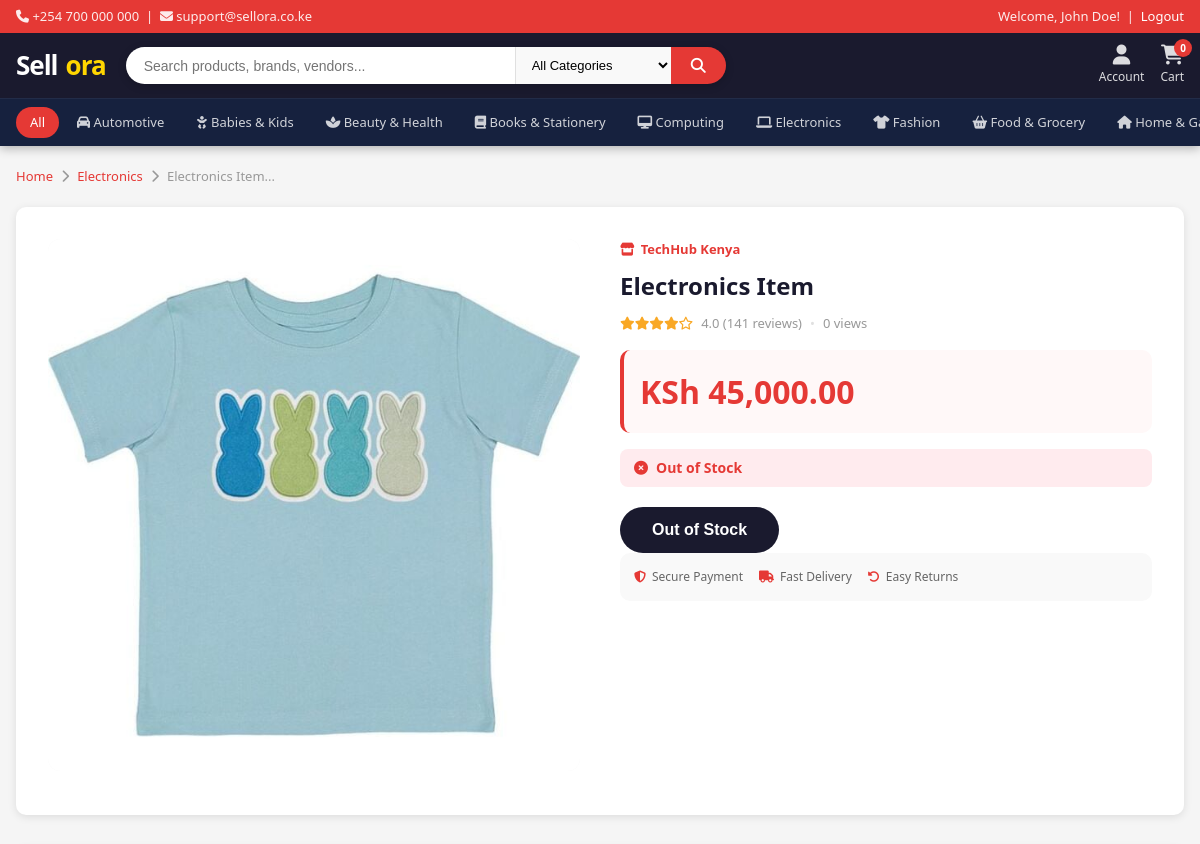
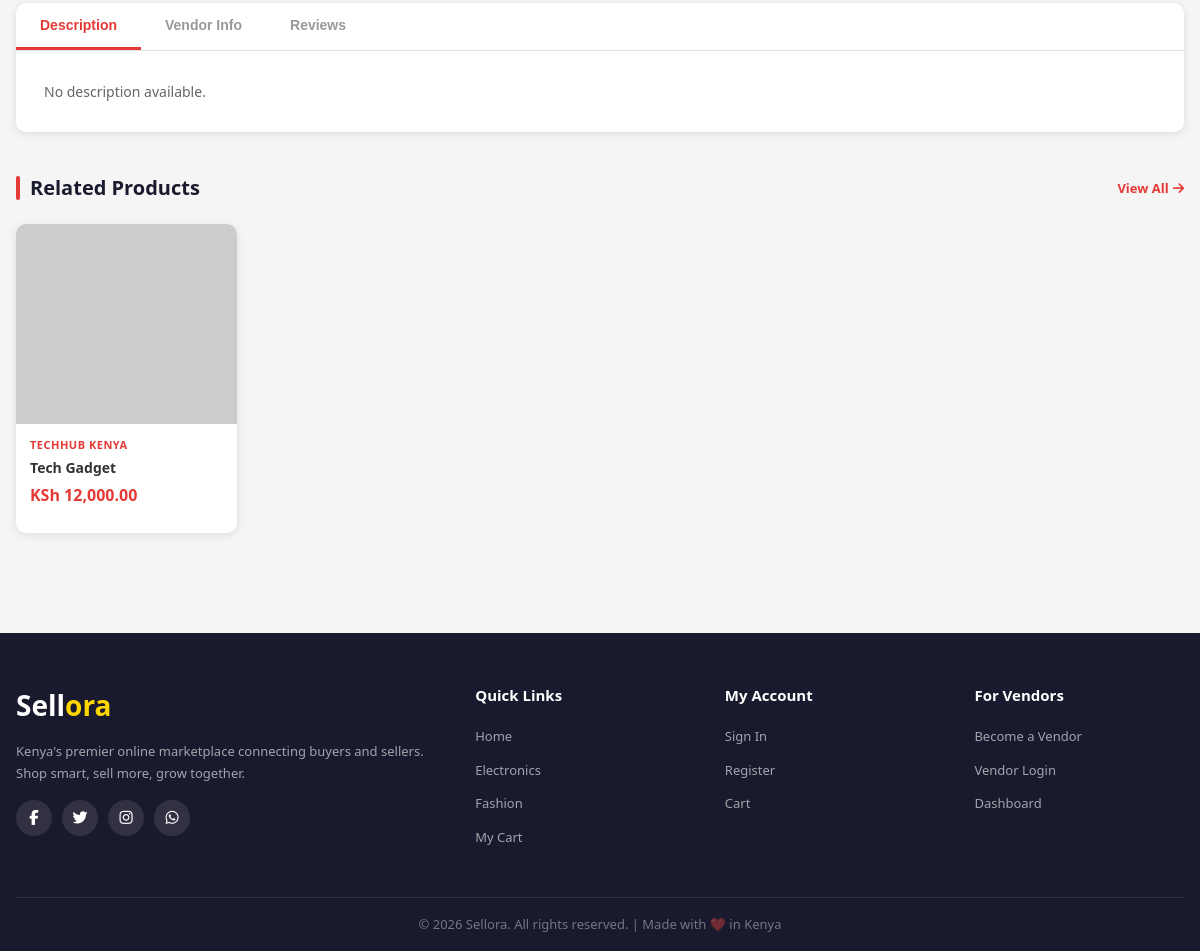
Screenshot of /client/product.php?id=1 (signed in) with the database file from the repository (2 pictures, top to bottom).
### tables this page shows
CREATE TABLE categories (
    id INT AUTO_INCREMENT PRIMARY KEY,
    name VARCHAR(100) NOT NULL,
    slug VARCHAR(100) NOT NULL UNIQUE,
    icon VARCHAR(100),
    image VARCHAR(255),
    description TEXT,
    is_active TINYINT(1) DEFAULT 1,
    created_at TIMESTAMP DEFAULT CURRENT_TIMESTAMP
);

CREATE TABLE products (
    id INT AUTO_INCREMENT PRIMARY KEY,
    vendor_id INT NOT NULL,
    category_id INT NOT NULL,
    name VARCHAR(255) NOT NULL,
    slug VARCHAR(255) NOT NULL,
    description TEXT,
    price DECIMAL(10, 2) NOT NULL,
    discount_price DECIMAL(10, 2) DEFAULT NULL,
    stock INT DEFAULT 0,
    main_image VARCHAR(255) NOT NULL,
    images TEXT COMMENT 'JSON array of additional images',
    brand VARCHAR(100),
    sku VARCHAR(100),
    is_active TINYINT(1) DEFAULT 1,
    is_featured TINYINT(1) DEFAULT 0,
    views INT DEFAULT 0,
    created_at TIMESTAMP DEFAULT CURRENT_TIMESTAMP,
    updated_at TIMESTAMP DEFAULT CURRENT_TIMESTAMP ON UPDATE CURRENT_TIMESTAMP,
    FOREIGN KEY (vendor_id) REFERENCES vendors(id) ON DELETE CASCADE,
    FOREIGN KEY (category_id) REFERENCES categories(id) ON DELETE CASCADE
);

CREATE TABLE IF NOT EXISTS vendors (
    id INT AUTO_INCREMENT PRIMARY KEY,
    company_name VARCHAR(200) NOT NULL,
    email VARCHAR(150) NOT NULL UNIQUE,
    password VARCHAR(255) NOT NULL,
    phone VARCHAR(20),
    description TEXT,
    logo VARCHAR(255) DEFAULT 'default_vendor.png',
    address TEXT,
    is_active TINYINT(1) DEFAULT 1,
    is_verified TINYINT(1) DEFAULT 0,
    created_at TIMESTAMP DEFAULT CURRENT_TIMESTAMP,
    updated_at TIMESTAMP DEFAULT CURRENT_TIMESTAMP ON UPDATE CURRENT_TIMESTAMP
);

### config/config.php (called while the page is built, shortened)
<?php
function formatPrice($price) {
    return 'KSh ' . number_format($price, 2);
}
function isLoggedIn() {
    return isset($_SESSION['user_id']);
}
function getCartCount($conn) {
    if (isLoggedIn()) {
        $user_id = $_SESSION['user_id'];
        $stmt = $conn->prepare("SELECT SUM(quantity) as total FROM cart WHERE user_id = ?");
        $stmt->bind_param("i", $user_id);
    } else {
        $session_id = session_id();
        $stmt = $conn->prepare("SELECT SUM(quantity) as total FROM cart WHERE session_id = ?");
        $stmt->bind_param("s", $session_id);
    }
    $stmt->execute();
    $result = $stmt->get_result()->fetch_assoc();
    return $result['total'] ?? 0;
}
function getCategories($conn) {
    $result = $conn->query("SELECT * FROM categories WHERE is_active = 1 ORDER BY name ASC");
    return $result->fetch_all(MYSQLI_ASSOC);
}
?>

### client/product.php (the view, shortened to what this page needs)
<?php
require_once __DIR__ . '/../config/config.php';
$conn = getDBConnection();
$product_id = (int)($_GET['id'] ?? 0);
$stmt = $conn->prepare("SELECT p.*, c.name as category_name, c.slug as category_slug,
    v.company_name, v.logo as vendor_logo, v.phone as vendor_phone, v.description as vendor_desc, v.id as vid
    FROM products p
    LEFT JOIN categories c ON p.category_id = c.id
    LEFT JOIN vendors v ON p.vendor_id = v.id
    WHERE p.id = ? AND p.is_active = 1");
$stmt->bind_param("i", $product_id);
$stmt->execute();
$product = $stmt->get_result()->fetch_assoc();
$conn->query("UPDATE products SET views = views + 1 WHERE id = $product_id");
$rel_stmt = $conn->prepare("SELECT p.id, p.name, p.price, p.discount_price, p.main_image, v.company_name
    FROM products p JOIN vendors v ON p.vendor_id = v.id
    WHERE p.category_id = ? AND p.id != ? AND p.is_active = 1 LIMIT 6");
$rel_stmt->bind_param("ii", $product['category_id'], $product_id);
$rel_stmt->execute();
$related = $rel_stmt->get_result()->fetch_all(MYSQLI_ASSOC);
$effective_price = $product['discount_price'] ?? $product['price'];
?>
<!DOCTYPE html>
<html lang="en">
<head>
  <link rel="stylesheet" href="css/style.css">
  <link rel="stylesheet" href="css/product.css">
  <link rel="stylesheet" href="https://cdnjs.cloudflare.com/ajax/libs/font-awesome/6.5.0/css/all.min.css">
</head>
<body>
<?php include '../includes/navbar.php'; ?>
<main class="main-content">
  <div class="container">
    <div class="breadcrumb">
      <a href="home.php">Home</a>
      <i class="fas fa-chevron-right"></i>
      <a href="home.php?category=<?= $product['category_slug'] ?>"><?= htmlspecialchars($product['category_name']) ?></a>
      <i class="fas fa-chevron-right"></i>
      <span><?= htmlspecialchars(substr($product['name'], 0, 40)) ?>...</span>
    </div>
    <div class="product-detail">
      <div class="product-images">
        <div class="main-image-wrap">
            <img src="<?php echo UPLOAD_URL . $product['main_image']; ?>"
                    alt="<?php echo htmlspecialchars($product['name']); ?>"
                    id="mainProductImg">
        </div>
      </div>
      <div class="product-info">
        <div class="product-info-vendor">
          <i class="fas fa-store"></i>
          <a href="home.php?vendor=<?= $product['vid'] ?>"><?= htmlspecialchars($product['company_name']) ?></a>
        </div>
        <h1 class="product-info-title"><?= htmlspecialchars($product['name']) ?></h1>
        <div class="product-info-rating">
          <span class="stars"><i class="fas fa-star"></i><i class="fas fa-star"></i><i class="fas fa-star"></i><i class="fas fa-star"></i><i class="far fa-star"></i></span>
          <span>4.0 (<?= rand(10, 200) ?> reviews)</span>
          <span class="dot">•</span>
          <span><?= number_format($product['views']) ?> views</span>
        </div>
        <div class="product-info-price">
          <span class="price-big"><?= formatPrice($effective_price) ?></span>
        </div>
        <div class="product-info-stock <?= $product['stock'] > 0 ? 'in-stock' : 'out-stock' ?>">
          <i class="fas fa-<?= $product['stock'] > 0 ? 'check-circle' : 'times-circle' ?>"></i>
          <?= $product['stock'] > 0 ? "In Stock ({$product['stock']} available)" : 'Out of Stock' ?>
        </div>
        <?php if ($product['stock'] > 0): ?>
        <div class="product-info-qty">
          <label>Quantity:</label>
          <div class="qty-control">
            <button onclick="changeQty(-1)">−</button>
            <input type="number" id="qty" value="1" min="1" max="<?= $product['stock'] ?>">
            <button onclick="changeQty(1)">+</button>
          </div>
        </div>
        <div class="product-info-actions">
          <button class="btn btn-primary btn-lg" onclick="addToCartDetail()">
            <i class="fas fa-cart-plus"></i> Add to Cart
          </button>
          <button class="btn btn-secondary btn-lg" onclick="buyNow()">
            <i class="fas fa-bolt"></i> Buy Now
          </button>
        </div>
        <?php else: ?>
        <div style="margin-top:20px;">
          <button class="btn btn-dark btn-lg" disabled>Out of Stock</button>
        </div>
        <?php endif; ?>
        <div class="product-info-trust">
          <div class="trust-item-sm"><i class="fas fa-shield-alt"></i><span>Secure Payment</span></div>
          <div class="trust-item-sm"><i class="fas fa-truck"></i><span>Fast Delivery</span></div>
          <div class="trust-item-sm"><i class="fas fa-rotate-left"></i><span>Easy Returns</span></div>
        </div>
      </div>
    </div>
    <div class="product-tabs">
      <div class="tab-buttons">
        <button class="tab-btn active" onclick="switchTab('description', this)">Description</button>
        <button class="tab-btn" onclick="switchTab('vendor', this)">Vendor Info</button>
        <button class="tab-btn" onclick="switchTab('reviews', this)">Reviews</button>
      </div>
      <div class="tab-content active" id="tab-description">
        <div class="description-content">
          <?= nl2br(htmlspecialchars($product['description'] ?? 'No description available.')) ?>
        </div>
      </div>
    </div>
    <?php if (!empty($related)): ?>
    <section class="home-section" style="margin-top:40px;">
      <div class="section-header">
        <h2 class="section-title">Related Products</h2>
        <a href="home.php?category=<?= $product['category_slug'] ?>" class="view-all">View All <i class="fas fa-arrow-right"></i></a>
      </div>
      <div class="products-grid">
        <?php foreach ($related as $rp): ?>
        <?php
          $rp_price = $rp['discount_price'] ?? $rp['price'];
          $rp_img = file_exists('../uploads/products/' . $rp['main_image'])
            ? '../uploads/products/' . $rp['main_image']
            : 'https://via.placeholder.com/300x300/f5f5f5/999?text=' . urlencode($rp['name']);
        ?>
        <div class="product-card" onclick="window.location='product.php?id=<?= $rp['id'] ?>'">
          <div class="product-card-img">
            <img src="<?= $rp_img ?>" alt="<?= htmlspecialchars($rp['name']) ?>" loading="lazy">
          </div>
          <div class="product-card-body">
            <div class="product-vendor"><?= htmlspecialchars($rp['company_name']) ?></div>
            <div class="product-name"><?= htmlspecialchars($rp['name']) ?></div>
            <div class="product-price">
              <span class="price-current"><?= formatPrice($rp_price) ?></span>
            </div>
          </div>
        </div>
        <?php endforeach; ?>
      </div>
    </section>
    <?php endif; ?>
  </div>
</main>
<?php include '../includes/footer.php'; ?>
</body>
</html>

### includes/navbar.php (shortened to what this page needs)
<?php
$conn = getDBConnection();
$categories = getCategories($conn);
$cart_count = getCartCount($conn);
$current_category = $_GET['category'] ?? '';
?>
<nav class="navbar">
  <div class="navbar-top">
    <div class="container">
      <span><i class="fas fa-phone"></i> +254 700 000 000 &nbsp;|&nbsp; <i class="fas fa-envelope"></i> support@sellora.co.ke</span>
      <span>
        <?php if (isLoggedIn()): ?>
          Welcome, <?= htmlspecialchars($_SESSION['user_name']) ?>! &nbsp;|&nbsp;
          <a href="../api/user_auth.php?action=logout" style="color:#fff;">Logout</a>
        <?php else: ?>
          <a href="login.php" style="color:#fff;">Sign In</a> &nbsp;|&nbsp;
          <a href="register.php" style="color:#fff;">Register</a>
        <?php endif; ?>
      </span>
    </div>
  </div>
  <div class="navbar-main">
    <div class="container">
      <a href="../index.php" class="navbar-brand">Sell<span>ora</span></a>
      <div class="navbar-search">
        <input type="text" id="searchInput" placeholder="Search products, brands, vendors..." value="<?= htmlspecialchars($_GET['q'] ?? '') ?>">
        <select id="searchCategory">
          <option value="">All Categories</option>
        </select>
        <button onclick="performSearch()"><i class="fas fa-search"></i></button>
      </div>
      <div class="navbar-actions">
        <?php if (isLoggedIn()): ?>
        <a href="account.php" class="nav-action-btn">
          <i class="fas fa-user"></i>
          <span>Account</span>
        </a>
        <?php endif; ?>
        <a href="cart.php" class="nav-action-btn">
          <i class="fas fa-shopping-cart"></i>
          <span>Cart</span>
          <span class="cart-badge" id="cartBadge"><?= $cart_count ?></span>
        </a>
      </div>
    </div>
  </div>
  <div class="navbar-bottom">
    <div class="container">
      <a href="home.php" class="nav-cat-link <?= empty($current_category) ? 'active' : '' ?>">All</a>
      <?php foreach ($categories as $cat): ?>
      <a href="home.php?category=<?= $cat['slug'] ?>" class="nav-cat-link <?= $current_category === $cat['slug'] ? 'active' : '' ?>">
        <i class="<?= $cat['icon'] ?>"></i> <?= htmlspecialchars($cat['name']) ?>
      </a>
      <?php endforeach; ?>
    </div>
  </div>
</nav>

### client/css/product.css (style rules this page uses)
.main-content { padding: 20px 0 40px; }
.product-detail { display: grid; grid-template-columns: 1fr 1fr; gap: 40px; background: #fff; border-radius: var(--radius); padding: 32px; box-shadow: var(--shadow); margin-bottom: 32px; }
.main-image-wrap { position: relative; border-radius: 12px; overflow: hidden; background: #f9f9f9; margin-bottom: 12px; aspect-ratio: 1; }
.main-image-wrap img { width: 100%; height: 100%; object-fit: contain; transition: transform 0.3s ease; }
.product-info-vendor { display: flex; align-items: center; gap: 6px; font-size: 13px; color: var(--primary); font-weight: 600; margin-bottom: 10px; }
.product-info-vendor a { color: var(--primary); }
.product-info-title { font-size: 24px; font-weight: 800; color: var(--dark); line-height: 1.3; margin-bottom: 12px; }
.product-info-rating { display: flex; align-items: center; gap: 8px; font-size: 13px; color: var(--text-muted); margin-bottom: 16px; }
.product-info-rating .stars { color: #f9a825; }
.dot { color: var(--border); }
.product-info-price { display: flex; align-items: baseline; gap: 12px; margin-bottom: 16px; padding: 16px; background: #fff8f8; border-radius: 10px; border-left: 4px solid var(--primary); }
.price-big { font-size: 32px; font-weight: 800; color: var(--primary); }
.product-info-stock { display: flex; align-items: center; gap: 8px; font-size: 14px; font-weight: 600; padding: 8px 14px; border-radius: 8px; margin-bottom: 20px; }
.out-stock { background: #ffebee; color: var(--primary); }
.product-info-trust { display: flex; gap: 16px; padding: 14px; background: #f9f9f9; border-radius: 10px; flex-wrap: wrap; }
.trust-item-sm { display: flex; align-items: center; gap: 6px; font-size: 12px; color: var(--text-light); }
.trust-item-sm i { color: var(--primary); }
.product-tabs { background: #fff; border-radius: var(--radius); box-shadow: var(--shadow); overflow: hidden; margin-bottom: 32px; }
.tab-buttons { display: flex; border-bottom: 1px solid var(--border); }
.tab-btn { padding: 14px 24px; border: none; background: none; font-size: 14px; font-weight: 600; color: var(--text-muted); cursor: pointer; transition: var(--transition); border-bottom: 3px solid transparent; }
.tab-btn.active { color: var(--primary); border-bottom-color: var(--primary); }
.tab-content { display: none; padding: 28px; }
.tab-content.active { display: block; }
.description-content { font-size: 14px; line-height: 1.8; color: var(--text-light); }

### rows the page displays
categories: name "Automotive"
categories: name "Babies & Kids"
categories: name "Beauty & Health"
categories: name "Books & Stationery"
categories: name "Computing"
categories: name "Electronics"
categories: name "Fashion"
categories: name "Food & Grocery"
categories: name "Home &…"
products: category.name "Electronics", name "Electronics Item", main_image (picture), vendor.company_name "TechHub Kenya", views "0", formatPrice($effective_price) "KSh 45,000.00", description "No description available."
products: vendor.company_name "TECHHUB KENYA", name "Tech Gadget", formatPrice($rp_price) "KSh 12,000.00"

### other values shown
$_SESSION['user_name'] "John Doe"
$cart_count "0"
